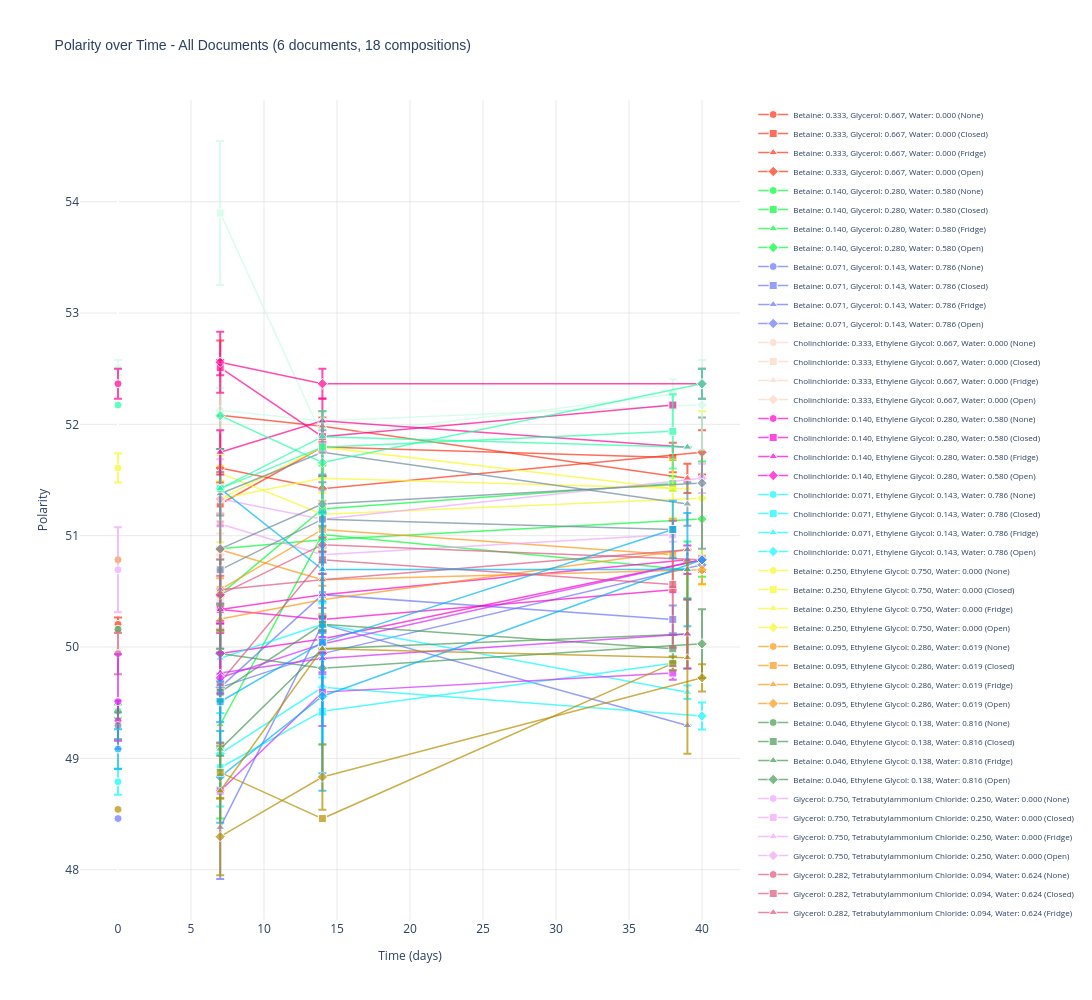

This figure's notebook cell:
### Markdown cell above
## Legende

- **Farben**: Jede Farbe repräsentiert eine eindeutige Komposition (Molar Fractions) über alle Dokumente
- **Marker**:
  - `o` (Kreis): None (keine Storage Condition)
  - `s` (Quadrat): Closed
  - `^` (Dreieck): Fridge
  - `D` (Diamant): Open

### Code cell
# Extract polarity data from all documents
data_by_composition = extract_property_data(
    documents, 
    property_id="polarity", 
    parameter_id="parameter_time",
    show_summary=False
)

data_by_composition
# Plot polarity over time
plotly_property_over_parameter(
    data_by_composition,
    parameter_label="Time (days)",
    property_label="Polarity",
    title="Polarity over Time",
    num_documents=len(documents)
)

### Figure 1 — Plotly figure (JSON) as saved in the notebook; plotly's stock layout.template omitted (floating-point values rounded to 4 significant figures)
{"data": [{"error_y": {"array": [0.06233], "type": "data", "visible": true}, "line": {"color": "#FD3216", "width": 1.5}, "marker": {"color": "#FD3216", "line": {"color": "white", "width": 1}, "size": 8, "symbol": "circle"}, "mode": "lines+markers", "name": "Betaine: 0.333, Glycerol: 0.667, Water: 0.000 (None)", "opacity": 0.7, "showlegend": true, "type": "scatter", "x": [0], "y": [50.2]}, {"error_y": {"array": [0.1951, 0.2654, 0.1322], "type": "data", "visible": true}, "line": {"color": "#FD3216", "width": 1.5}, "marker": {"color": "#FD3216", "line": {"color": "white", "width": 1}, "size": 8, "symbol": "square"}, "mode": "lines+markers", "name": "Betaine: 0.333, Glycerol: 0.667, Water: 0.000 (Closed)", "opacity": 0.7, "showlegend": true, "type": "scatter", "x": [7, 14, 38], "y": [51.28, 51.8, 51.7]}, {"error_y": {"array": [0.6708, 0.1337, 0.1313], "type": "data", "visible": true}, "line": {"color": "#FD3216", "width": 1.5}, "marker": {"color": "#FD3216", "line": {"color": "white", "width": 1}, "size": 8, "symbol": "triangle-up"}, "mode": "lines+markers", "name": "Betaine: 0.333, Glycerol: 0.667, Water: 0.000 (Fridge)", "opacity": 0.7, "showlegend": true, "type": "scatter", "x": [7, 14, 39], "y": [52.08, 51.98, 51.52]}, {"error_y": {"array": [0, 0, 0.1987], "type": "data", "visible": true}, "line": {"color": "#FD3216", "width": 1.5}, "marker": {"color": "#FD3216", "line": {"color": "white", "width": 1}, "size": 8, "symbol": "diamond"}, "mode": "lines+markers", "name": "Betaine: 0.333, Glycerol: 0.667, Water: 0.000 (Open)", "opacity": 0.7, "showlegend": true, "type": "scatter", "x": [7, 14, 40], "y": [51.61, 51.42, 51.75]}, {"error_y": {"array": [0.06041], "type": "data", "visible": true}, "line": {"color": "#00FE35", "width": 1.5}, "marker": {"color": "#00FE35", "line": {"color": "white", "width": 1}, "size": 8, "symbol": "circle"}, "mode": "lines+markers", "name": "Betaine: 0.140, Glycerol: 0.280, Water: 0.580 (None)", "opacity": 0.7, "showlegend": true, "type": "scatter", "x": [0], "y": [49.42]}, {"error_y": {"array": [0.315, 0.3896, 0.06552], "type": "data", "visible": true}, "line": {"color": "#00FE35", "width": 1.5}, "marker": {"color": "#00FE35", "line": {"color": "white", "width": 1}, "size": 8, "symbol": "square"}, "mode": "lines+markers", "name": "Betaine: 0.140, Glycerol: 0.280, Water: 0.580 (Closed)", "opacity": 0.7, "showlegend": true, "type": "scatter", "x": [7, 14, 38], "y": [50.47, 51.24, 51.47]}, {"error_y": {"array": [0.8415, 0.06435, 0.2542], "type": "data", "visible": true}, "line": {"color": "#00FE35", "width": 1.5}, "marker": {"color": "#00FE35", "line": {"color": "white", "width": 1}, "size": 8, "symbol": "triangle-up"}, "mode": "lines+markers", "name": "Betaine: 0.140, Glycerol: 0.280, Water: 0.580 (Fridge)", "opacity": 0.7, "showlegend": true, "type": "scatter", "x": [7, 14, 39], "y": [49.3, 51.01, 50.69]}, {"error_y": {"array": [0.8963, 0, 0.5176], "type": "data", "visible": true}, "line": {"color": "#00FE35", "width": 1.5}, "marker": {"color": "#00FE35", "line": {"color": "white", "width": 1}, "size": 8, "symbol": "diamond"}, "mode": "lines+markers", "name": "Betaine: 0.140, Glycerol: 0.280, Water: 0.580 (Open)", "opacity": 0.7, "showlegend": true, "type": "scatter", "x": [7, 14, 40], "y": [50.88, 50.96, 51.15]}, {"error_y": {"array": [0], "type": "data", "visible": true}, "line": {"color": "#6A76FC", "width": 1.5}, "marker": {"color": "#6A76FC", "line": {"color": "white", "width": 1}, "size": 8, "symbol": "circle"}, "mode": "lines+markers", "name": "Betaine: 0.071, Glycerol: 0.143, Water: 0.786 (None)", "opacity": 0.7, "showlegend": true, "type": "scatter", "x": [0], "y": [48.46]}, {"error_y": {"array": [0, 0.315, 0.1249], "type": "data", "visible": true}, "line": {"color": "#6A76FC", "width": 1.5}, "marker": {"color": "#6A76FC", "line": {"color": "white", "width": 1}, "size": 8, "symbol": "square"}, "mode": "lines+markers", "name": "Betaine: 0.071, Glycerol: 0.143, Water: 0.786 (Closed)", "opacity": 0.7, "showlegend": true, "type": "scatter", "x": [7, 14, 38], "y": [49.64, 50.47, 50.25]}, {"error_y": {"array": [0.4631, 0.06233, 0], "type": "data", "visible": true}, "line": {"color": "#6A76FC", "width": 1.5}, "marker": {"color": "#6A76FC", "line": {"color": "white", "width": 1}, "size": 8, "symbol": "triangle-up"}, "mode": "lines+markers", "name": "Betaine: 0.071, Glycerol: 0.143, Water: 0.786 (Fridge)", "opacity": 0.7, "showlegend": true, "type": "scatter", "x": [7, 14, 39], "y": [48.38, 50.2, 49.29]}, {"error_y": {"array": [0.1219, 0.185, 0.06367], "type": "data", "visible": true}, "line": {"color": "#6A76FC", "width": 1.5}, "marker": {"color": "#6A76FC", "line": {"color": "white", "width": 1}, "size": 8, "symbol": "diamond"}, "mode": "lines+markers", "name": "Betaine: 0.071, Glycerol: 0.143, Water: 0.786 (Open)", "opacity": 0.7, "showlegend": true, "type": "scatter", "x": [7, 14, 40], "y": [49.64, 49.94, 50.74]}, {"error_y": {"array": [0], "type": "data", "visible": true}, "line": {"color": "#FED4C4", "width": 1.5}, "marker": {"color": "#FED4C4", "line": {"color": "white", "width": 1}, "size": 8, "symbol": "circle"}, "mode": "lines+markers", "name": "Cholinchloride: 0.333, Ethylene Glycol: 0.667, Water: 0.000 (None)", "opacity": 0.7, "showlegend": true, "type": "scatter", "x": [0], "y": [50.16]}, {"error_y": {"array": [0.2515], "type": "data", "visible": true}, "line": {"color": "#FED4C4", "width": 1.5}, "marker": {"color": "#FED4C4", "line": {"color": "white", "width": 1}, "size": 8, "symbol": "square"}, "mode": "lines+markers", "name": "Cholinchloride: 0.333, Ethylene Glycol: 0.667, Water: 0.000 (Closed)", "opacity": 0.7, "showlegend": true, "type": "scatter", "x": [7], "y": [50.43]}, {"error_y": {"array": [0.1303], "type": "data", "visible": true}, "line": {"color": "#FED4C4", "width": 1.5}, "marker": {"color": "#FED4C4", "line": {"color": "white", "width": 1}, "size": 8, "symbol": "triangle-up"}, "mode": "lines+markers", "name": "Cholinchloride: 0.333, Ethylene Glycol: 0.667, Water: 0.000 (Fridge)", "opacity": 0.7, "showlegend": true, "type": "scatter", "x": [7], "y": [51.33]}, {"error_y": {"array": [0.1917], "type": "data", "visible": true}, "line": {"color": "#FED4C4", "width": 1.5}, "marker": {"color": "#FED4C4", "line": {"color": "white", "width": 1}, "size": 8, "symbol": "diamond"}, "mode": "lines+markers", "name": "Cholinchloride: 0.333, Ethylene Glycol: 0.667, Water: 0.000 (Open)", "opacity": 0.7, "showlegend": true, "type": "scatter", "x": [7], "y": [50.83]}, {"error_y": {"array": [0.1806], "type": "data", "visible": true}, "line": {"color": "#FE00CE", "width": 1.5}, "marker": {"color": "#FE00CE", "line": {"color": "white", "width": 1}, "size": 8, "symbol": "circle"}, "mode": "lines+markers", "name": "Cholinchloride: 0.140, Ethylene Glycol: 0.280, Water: 0.580 (None)", "opacity": 0.7, "showlegend": true, "type": "scatter", "x": [0], "y": [49.34]}, {"error_y": {"array": [0.1253, 0, 0], "type": "data", "visible": true}, "line": {"color": "#FE00CE", "width": 1.5}, "marker": {"color": "#FE00CE", "line": {"color": "white", "width": 1}, "size": 8, "symbol": "square"}, "mode": "lines+markers", "name": "Cholinchloride: 0.140, Ethylene Glycol: 0.280, Water: 0.580 (Closed)", "opacity": 0.7, "showlegend": true, "type": "scatter", "x": [7, 14, 38], "y": [50.34, 50.25, 50.51]}, {"error_y": {"array": [0.1253, 0.189, 0.1276], "type": "data", "visible": true}, "line": {"color": "#FE00CE", "width": 1.5}, "marker": {"color": "#FE00CE", "line": {"color": "white", "width": 1}, "size": 8, "symbol": "triangle-up"}, "mode": "lines+markers", "name": "Cholinchloride: 0.140, Ethylene Glycol: 0.280, Water: 0.580 (Fridge)", "opacity": 0.7, "showlegend": true, "type": "scatter", "x": [7, 14, 39], "y": [50.34, 50.47, 50.78]}, {"error_y": {"array": [0.185, 0.124, 0], "type": "data", "visible": true}, "line": {"color": "#FE00CE", "width": 1.5}, "marker": {"color": "#FE00CE", "line": {"color": "white", "width": 1}, "size": 8, "symbol": "diamond"}, "mode": "lines+markers", "name": "Cholinchloride: 0.140, Ethylene Glycol: 0.280, Water: 0.580 (Open)", "opacity": 0.7, "showlegend": true, "type": "scatter", "x": [7, 14, 40], "y": [49.94, 50.07, 50.78]}, {"error_y": {"array": [0.1177], "type": "data", "visible": true}, "line": {"color": "#0DF9FF", "width": 1.5}, "marker": {"color": "#0DF9FF", "line": {"color": "white", "width": 1}, "size": 8, "symbol": "circle"}, "mode": "lines+markers", "name": "Cholinchloride: 0.071, Ethylene Glycol: 0.143, Water: 0.786 (None)", "opacity": 0.7, "showlegend": true, "type": "scatter", "x": [0], "y": [48.79]}, {"error_y": {"array": [0.1775, 0.3021, 0.06147], "type": "data", "visible": true}, "line": {"color": "#0DF9FF", "width": 1.5}, "marker": {"color": "#0DF9FF", "line": {"color": "white", "width": 1}, "size": 8, "symbol": "square"}, "mode": "lines+markers", "name": "Cholinchloride: 0.071, Ethylene Glycol: 0.143, Water: 0.786 (Closed)", "opacity": 0.7, "showlegend": true, "type": "scatter", "x": [7, 14, 38], "y": [48.92, 49.42, 49.85]}, {"error_y": {"array": [0.4926, 0.187, 0.06083], "type": "data", "visible": true}, "line": {"color": "#0DF9FF", "width": 1.5}, "marker": {"color": "#0DF9FF", "line": {"color": "white", "width": 1}, "size": 8, "symbol": "triangle-up"}, "mode": "lines+markers", "name": "Cholinchloride: 0.071, Ethylene Glycol: 0.143, Water: 0.786 (Fridge)", "opacity": 0.7, "showlegend": true, "type": "scatter", "x": [7, 14, 39], "y": [49.9, 50.2, 49.59]}, {"error_y": {"array": [0.4759, 0.2437, 0.1206], "type": "data", "visible": true}, "line": {"color": "#0DF9FF", "width": 1.5}, "marker": {"color": "#0DF9FF", "line": {"color": "white", "width": 1}, "size": 8, "symbol": "diamond"}, "mode": "lines+markers", "name": "Cholinchloride: 0.071, Ethylene Glycol: 0.143, Water: 0.786 (Open)", "opacity": 0.7, "showlegend": true, "type": "scatter", "x": [7, 14, 40], "y": [49.04, 49.64, 49.38]}, {"error_y": {"array": [0.1317], "type": "data", "visible": true}, "line": {"color": "#F6F926", "width": 1.5}, "marker": {"color": "#F6F926", "line": {"color": "white", "width": 1}, "size": 8, "symbol": "circle"}, "mode": "lines+markers", "name": "Betaine: 0.250, Ethylene Glycol: 0.750, Water: 0.000 (None)", "opacity": 0.7, "showlegend": true, "type": "scatter", "x": [0], "y": [51.61]}, {"error_y": {"array": [0.1303, 0, 0.2616], "type": "data", "visible": true}, "line": {"color": "#F6F926", "width": 1.5}, "marker": {"color": "#F6F926", "line": {"color": "white", "width": 1}, "size": 8, "symbol": "square"}, "mode": "lines+markers", "name": "Betaine: 0.250, Ethylene Glycol: 0.750, Water: 0.000 (Closed)", "opacity": 0.7, "showlegend": true, "type": "scatter", "x": [7, 14, 38], "y": [51.33, 51.8, 51.42]}, {"error_y": {"array": [0.391, 0.1313, 0], "type": "data", "visible": true}, "line": {"color": "#F6F926", "width": 1.5}, "marker": {"color": "#F6F926", "line": {"color": "white", "width": 1}, "size": 8, "symbol": "triangle-up"}, "mode": "lines+markers", "name": "Betaine: 0.250, Ethylene Glycol: 0.750, Water: 0.000 (Fridge)", "opacity": 0.7, "showlegend": true, "type": "scatter", "x": [7, 14, 39], "y": [51.33, 51.52, 51.42]}, {"error_y": {"array": [0.06575, 0.3241, 0.7821], "type": "data", "visible": true}, "line": {"color": "#F6F926", "width": 1.5}, "marker": {"color": "#F6F926", "line": {"color": "white", "width": 1}, "size": 8, "symbol": "diamond"}, "mode": "lines+markers", "name": "Betaine: 0.250, Ethylene Glycol: 0.750, Water: 0.000 (Open)", "opacity": 0.7, "showlegend": true, "type": "scatter", "x": [7, 14, 40], "y": [51.56, 51.19, 51.34]}, {"error_y": {"array": [0], "type": "data", "visible": true}, "line": {"color": "#FF9616", "width": 1.5}, "marker": {"color": "#FF9616", "line": {"color": "white", "width": 1}, "size": 8, "symbol": "circle"}, "mode": "lines+markers", "name": "Betaine: 0.095, Ethylene Glycol: 0.286, Water: 0.619 (None)", "opacity": 0.7, "showlegend": true, "type": "scatter", "x": [0], "y": [50.78]}, {"error_y": {"array": [0.3787, 0.2579, 0.3195], "type": "data", "visible": true}, "line": {"color": "#FF9616", "width": 1.5}, "marker": {"color": "#FF9616", "line": {"color": "white", "width": 1}, "size": 8, "symbol": "square"}, "mode": "lines+markers", "name": "Betaine: 0.095, Ethylene Glycol: 0.286, Water: 0.619 (Closed)", "opacity": 0.7, "showlegend": true, "type": "scatter", "x": [7, 14, 38], "y": [50.52, 51.06, 50.83]}, {"error_y": {"array": [0.6245, 0.1258, 0], "type": "data", "visible": true}, "line": {"color": "#FF9616", "width": 1.5}, "marker": {"color": "#FF9616", "line": {"color": "white", "width": 1}, "size": 8, "symbol": "triangle-up"}, "mode": "lines+markers", "name": "Betaine: 0.095, Ethylene Glycol: 0.286, Water: 0.619 (Fridge)", "opacity": 0.7, "showlegend": true, "type": "scatter", "x": [7, 14, 39], "y": [50.25, 50.43, 50.87]}, {"error_y": {"array": [0.256, 0.38, 0.1271], "type": "data", "visible": true}, "line": {"color": "#FF9616", "width": 1.5}, "marker": {"color": "#FF9616", "line": {"color": "white", "width": 1}, "size": 8, "symbol": "diamond"}, "mode": "lines+markers", "name": "Betaine: 0.095, Ethylene Glycol: 0.286, Water: 0.619 (Open)", "opacity": 0.7, "showlegend": true, "type": "scatter", "x": [7, 14, 40], "y": [50.87, 50.6, 50.69]}, {"error_y": {"array": [0], "type": "data", "visible": true}, "line": {"color": "#479B55", "width": 1.5}, "marker": {"color": "#479B55", "line": {"color": "white", "width": 1}, "size": 8, "symbol": "circle"}, "mode": "lines+markers", "name": "Betaine: 0.046, Ethylene Glycol: 0.138, Water: 0.816 (None)", "opacity": 0.7, "showlegend": true, "type": "scatter", "x": [0], "y": [50.16]}, {"error_y": {"array": [0.06083, 0.06233, 0.1236], "type": "data", "visible": true}, "line": {"color": "#479B55", "width": 1.5}, "marker": {"color": "#479B55", "line": {"color": "white", "width": 1}, "size": 8, "symbol": "square"}, "mode": "lines+markers", "name": "Betaine: 0.046, Ethylene Glycol: 0.138, Water: 0.816 (Closed)", "opacity": 0.7, "showlegend": true, "type": "scatter", "x": [7, 14, 38], "y": [49.59, 50.2, 49.98]}, {"error_y": {"array": [0.05958, 0, 0.3106], "type": "data", "visible": true}, "line": {"color": "#479B55", "width": 1.5}, "marker": {"color": "#479B55", "line": {"color": "white", "width": 1}, "size": 8, "symbol": "triangle-up"}, "mode": "lines+markers", "name": "Betaine: 0.046, Ethylene Glycol: 0.138, Water: 0.816 (Fridge)", "opacity": 0.7, "showlegend": true, "type": "scatter", "x": [7, 14, 39], "y": [49.08, 49.98, 50.12]}, {"error_y": {"array": [0.4318, 0, 0.3095], "type": "data", "visible": true}, "line": {"color": "#479B55", "width": 1.5}, "marker": {"color": "#479B55", "line": {"color": "white", "width": 1}, "size": 8, "symbol": "diamond"}, "mode": "lines+markers", "name": "Betaine: 0.046, Ethylene Glycol: 0.138, Water: 0.816 (Open)", "opacity": 0.7, "showlegend": true, "type": "scatter", "x": [7, 14, 40], "y": [49.94, 49.81, 50.03]}, {"error_y": {"array": [0.3813], "type": "data", "visible": true}, "line": {"color": "#EEA6FB", "width": 1.5}, "marker": {"color": "#EEA6FB", "line": {"color": "white", "width": 1}, "size": 8, "symbol": "circle"}, "mode": "lines+markers", "name": "Glycerol: 0.750, Tetrabutylammonium Chloride: 0.250, Water: 0.000 (None)", "opacity": 0.7, "showlegend": true, "type": "scatter", "x": [0], "y": [50.69]}, {"error_y": {"array": [0.5813, 0.06389, 0.06435], "type": "data", "visible": true}, "line": {"color": "#EEA6FB", "width": 1.5}, "marker": {"color": "#EEA6FB", "line": {"color": "white", "width": 1}, "size": 8, "symbol": "square"}, "mode": "lines+markers", "name": "Glycerol: 0.750, Tetrabutylammonium Chloride: 0.250, Water: 0.000 (Closed)", "opacity": 0.7, "showlegend": true, "type": "scatter", "x": [7, 14, 38], "y": [51.1, 50.83, 51.01]}, {"error_y": {"array": [0], "type": "data", "visible": true}, "line": {"color": "#EEA6FB", "width": 1.5}, "marker": {"color": "#EEA6FB", "line": {"color": "white", "width": 1}, "size": 8, "symbol": "triangle-up"}, "mode": "lines+markers", "name": "Glycerol: 0.750, Tetrabutylammonium Chloride: 0.250, Water: 0.000 (Fridge)", "opacity": 0.7, "showlegend": true, "type": "scatter", "x": [7], "y": [50.69]}, {"error_y": {"array": [0.1303, 0.2588, 0.1313], "type": "data", "visible": true}, "line": {"color": "#EEA6FB", "width": 1.5}, "marker": {"color": "#EEA6FB", "line": {"color": "white", "width": 1}, "size": 8, "symbol": "diamond"}, "mode": "lines+markers", "name": "Glycerol: 0.750, Tetrabutylammonium Chloride: 0.250, Water: 0.000 (Open)", "opacity": 0.7, "showlegend": true, "type": "scatter", "x": [7, 14, 40], "y": [51.33, 51.15, 51.52]}, {"error_y": {"array": [0.185], "type": "data", "visible": true}, "line": {"color": "#DC587D", "width": 1.5}, "marker": {"color": "#DC587D", "line": {"color": "white", "width": 1}, "size": 8, "symbol": "circle"}, "mode": "lines+markers", "name": "Glycerol: 0.282, Tetrabutylammonium Chloride: 0.094, Water: 0.624 (None)", "opacity": 0.7, "showlegend": true, "type": "scatter", "x": [0], "y": [49.94]}, {"error_y": {"array": [0.5494, 0.1276, 0.569], "type": "data", "visible": true}, "line": {"color": "#DC587D", "width": 1.5}, "marker": {"color": "#DC587D", "line": {"color": "white", "width": 1}, "size": 8, "symbol": "square"}, "mode": "lines+markers", "name": "Glycerol: 0.282, Tetrabutylammonium Chloride: 0.094, Water: 0.624 (Closed)", "opacity": 0.7, "showlegend": true, "type": "scatter", "x": [7, 14, 38], "y": [49.68, 50.78, 50.56]}, {"error_y": {"array": [0.1262, 0.2533, 0], "type": "data", "visible": true}, "line": {"color": "#DC587D", "width": 1.5}, "marker": {"color": "#DC587D", "line": {"color": "white", "width": 1}, "size": 8, "symbol": "triangle-up"}, "mode": "lines+markers", "name": "Glycerol: 0.282, Tetrabutylammonium Chloride: 0.094, Water: 0.624 (Fridge)", "opacity": 0.7, "showlegend": true, "type": "scatter", "x": [7, 14, 39], "y": [50.51, 50.6, 50.87]}, {"error_y": {"array": [0.315, 0.06412, 0], "type": "data", "visible": true}, "line": {"color": "#DC587D", "width": 1.5}, "marker": {"color": "#DC587D", "line": {"color": "white", "width": 1}, "size": 8, "symbol": "diamond"}, "mode": "lines+markers", "name": "Glycerol: 0.282, Tetrabutylammonium Chloride: 0.094, Water: 0.624 (Open)", "opacity": 0.7, "showlegend": true, "type": "scatter", "x": [7, 14, 40], "y": [50.47, 50.92, 50.78]}, {"error_y": {"array": [0.4244], "type": "data", "visible": true}, "line": {"color": "#D626FF", "width": 1.5}, "marker": {"color": "#D626FF", "line": {"color": "white", "width": 1}, "size": 8, "symbol": "circle"}, "mode": "lines+markers", "name": "Glycerol: 0.135, Tetrabutylammonium Chloride: 0.045, Water: 0.820 (None)", "opacity": 0.7, "showlegend": true, "type": "scatter", "x": [0], "y": [49.51]}, {"error_y": {"array": [0, 0.3042, 0.06125], "type": "data", "visible": true}, "line": {"color": "#D626FF", "width": 1.5}, "marker": {"color": "#D626FF", "line": {"color": "white", "width": 1}, "size": 8, "symbol": "square"}, "mode": "lines+markers", "name": "Glycerol: 0.135, Tetrabutylammonium Chloride: 0.045, Water: 0.820 (Closed)", "opacity": 0.7, "showlegend": true, "type": "scatter", "x": [7, 14, 38], "y": [48.71, 49.6, 49.77]}, {"error_y": {"array": [0.1838, 0.1232, 0.3106], "type": "data", "visible": true}, "line": {"color": "#D626FF", "width": 1.5}, "marker": {"color": "#D626FF", "line": {"color": "white", "width": 1}, "size": 8, "symbol": "triangle-up"}, "mode": "lines+markers", "name": "Glycerol: 0.135, Tetrabutylammonium Chloride: 0.045, Water: 0.820 (Fridge)", "opacity": 0.7, "showlegend": true, "type": "scatter", "x": [7, 14, 39], "y": [49.77, 49.9, 50.12]}, {"error_y": {"array": [0, 0.0619, 0], "type": "data", "visible": true}, "line": {"color": "#D626FF", "width": 1.5}, "marker": {"color": "#D626FF", "line": {"color": "white", "width": 1}, "size": 8, "symbol": "diamond"}, "mode": "lines+markers", "name": "Glycerol: 0.135, Tetrabutylammonium Chloride: 0.045, Water: 0.820 (Open)", "opacity": 0.7, "showlegend": true, "type": "scatter", "x": [7, 14, 40], "y": [49.72, 50.03, 50.78]}, {"error_y": {"array": [0.1202], "type": "data", "visible": true}, "line": {"color": "#6E899C", "width": 1.5}, "marker": {"color": "#6E899C", "line": {"color": "white", "width": 1}, "size": 8, "symbol": "circle"}, "mode": "lines+markers", "name": "Cholinchloride: 0.333, Glycerol: 0.667, Water: 0.000 (None)", "opacity": 0.7, "showlegend": true, "type": "scatter", "x": [0], "y": [49.29]}, {"error_y": {"array": [0, 0.3882, 0], "type": "data", "visible": true}, "line": {"color": "#6E899C", "width": 1.5}, "marker": {"color": "#6E899C", "line": {"color": "white", "width": 1}, "size": 8, "symbol": "square"}, "mode": "lines+markers", "name": "Cholinchloride: 0.333, Glycerol: 0.667, Water: 0.000 (Closed)", "opacity": 0.7, "showlegend": true, "type": "scatter", "x": [7, 14, 38], "y": [50.69, 51.15, 51.06]}, {"error_y": {"array": [0.1958, 0.1987, 0.1951], "type": "data", "visible": true}, "line": {"color": "#6E899C", "width": 1.5}, "marker": {"color": "#6E899C", "line": {"color": "white", "width": 1}, "size": 8, "symbol": "triangle-up"}, "mode": "lines+markers", "name": "Cholinchloride: 0.333, Glycerol: 0.667, Water: 0.000 (Fridge)", "opacity": 0.7, "showlegend": true, "type": "scatter", "x": [7, 14, 39], "y": [51.38, 51.75, 51.28]}, {"error_y": {"array": [0.8963, 0.1951, 0.5897], "type": "data", "visible": true}, "line": {"color": "#6E899C", "width": 1.5}, "marker": {"color": "#6E899C", "line": {"color": "white", "width": 1}, "size": 8, "symbol": "diamond"}, "mode": "lines+markers", "name": "Cholinchloride: 0.333, Glycerol: 0.667, Water: 0.000 (Open)", "opacity": 0.7, "showlegend": true, "type": "scatter", "x": [7, 14, 40], "y": [50.88, 51.28, 51.47]}, {"error_y": {"array": [0.1787], "type": "data", "visible": true}, "line": {"color": "#00B5F7", "width": 1.5}, "marker": {"color": "#00B5F7", "line": {"color": "white", "width": 1}, "size": 8, "symbol": "circle"}, "mode": "lines+markers", "name": "Cholinchloride: 0.134, Glycerol: 0.268, Water: 0.598 (None)", "opacity": 0.7, "showlegend": true, "type": "scatter", "x": [0], "y": [49.08]}, {"error_y": {"array": [0.1819, 1.176, 0.2579], "type": "data", "visible": true}, "line": {"color": "#00B5F7", "width": 1.5}, "marker": {"color": "#00B5F7", "line": {"color": "white", "width": 1}, "size": 8, "symbol": "square"}, "mode": "lines+markers", "name": "Cholinchloride: 0.134, Glycerol: 0.268, Water: 0.598 (Closed)", "opacity": 0.7, "showlegend": true, "type": "scatter", "x": [7, 14, 38], "y": [49.51, 50.04, 51.06]}, {"error_y": {"array": [0, 0.5085, 0.5085], "type": "data", "visible": true}, "line": {"color": "#00B5F7", "width": 1.5}, "marker": {"color": "#00B5F7", "line": {"color": "white", "width": 1}, "size": 8, "symbol": "triangle-up"}, "mode": "lines+markers", "name": "Cholinchloride: 0.134, Glycerol: 0.268, Water: 0.598 (Fridge)", "opacity": 0.7, "showlegend": true, "type": "scatter", "x": [7, 14, 39], "y": [51.42, 50.7, 50.7]}, {"error_y": {"array": [0.4128, 0.8503, 0], "type": "data", "visible": true}, "line": {"color": "#00B5F7", "width": 1.5}, "marker": {"color": "#00B5F7", "line": {"color": "white", "width": 1}, "size": 8, "symbol": "diamond"}, "mode": "lines+markers", "name": "Cholinchloride: 0.134, Glycerol: 0.268, Water: 0.598 (Open)", "opacity": 0.7, "showlegend": true, "type": "scatter", "x": [7, 14, 40], "y": [48.83, 49.56, 50.78]}, {"error_y": {"array": [0], "type": "data", "visible": true}, "line": {"color": "#B68E00", "width": 1.5}, "marker": {"color": "#B68E00", "line": {"color": "white", "width": 1}, "size": 8, "symbol": "circle"}, "mode": "lines+markers", "name": "Cholinchloride: 0.067, Glycerol: 0.133, Water: 0.800 (None)", "opacity": 0.7, "showlegend": true, "type": "scatter", "x": [0], "y": [48.54]}, {"error_y": {"array": [0.2363, 0, 0.06147], "type": "data", "visible": true}, "line": {"color": "#B68E00", "width": 1.5}, "marker": {"color": "#B68E00", "line": {"color": "white", "width": 1}, "size": 8, "symbol": "square"}, "mode": "lines+markers", "name": "Cholinchloride: 0.067, Glycerol: 0.133, Water: 0.800 (Closed)", "opacity": 0.7, "showlegend": true, "type": "scatter", "x": [7, 14, 38], "y": [48.87, 48.46, 49.85]}, {"error_y": {"array": [0, 0, 0.8622], "type": "data", "visible": true}, "line": {"color": "#B68E00", "width": 1.5}, "marker": {"color": "#B68E00", "line": {"color": "white", "width": 1}, "size": 8, "symbol": "triangle-up"}, "mode": "lines+markers", "name": "Cholinchloride: 0.067, Glycerol: 0.133, Water: 0.800 (Fridge)", "opacity": 0.7, "showlegend": true, "type": "scatter", "x": [7, 14, 39], "y": [48.71, 49.98, 49.9]}, {"error_y": {"array": [0.3461, 0.2949, 0.1223], "type": "data", "visible": true}, "line": {"color": "#B68E00", "width": 1.5}, "marker": {"color": "#B68E00", "line": {"color": "white", "width": 1}, "size": 8, "symbol": "diamond"}, "mode": "lines+markers", "name": "Cholinchloride: 0.067, Glycerol: 0.133, Water: 0.800 (Open)", "opacity": 0.7, "showlegend": true, "type": "scatter", "x": [7, 14, 40], "y": [48.3, 48.83, 49.72]}, {"error_y": {"array": [0.06819], "type": "data", "visible": true}, "line": {"color": "#C9FBE5", "width": 1.5}, "marker": {"color": "#C9FBE5", "line": {"color": "white", "width": 1}, "size": 8, "symbol": "circle"}, "mode": "lines+markers", "name": "Lidocaine: 0.500, Oxalic Acid: 0.500, Water: 0.000 (None)", "opacity": 0.7, "showlegend": true, "type": "scatter", "x": [0], "y": [52.51]}, {"error_y": {"array": [0.6466, 0.1332, 0.1351], "type": "data", "visible": true}, "line": {"color": "#C9FBE5", "width": 1.5}, "marker": {"color": "#C9FBE5", "line": {"color": "white", "width": 1}, "size": 8, "symbol": "square"}, "mode": "lines+markers", "name": "Lidocaine: 0.500, Oxalic Acid: 0.500, Water: 0.000 (Closed)", "opacity": 0.7, "showlegend": true, "type": "scatter", "x": [7, 14, 38], "y": [53.9, 51.89, 52.27]}, {"error_y": {"array": [0.1361], "type": "data", "visible": true}, "line": {"color": "#C9FBE5", "width": 1.5}, "marker": {"color": "#C9FBE5", "line": {"color": "white", "width": 1}, "size": 8, "symbol": "triangle-up"}, "mode": "lines+markers", "name": "Lidocaine: 0.500, Oxalic Acid: 0.500, Water: 0.000 (Fridge)", "opacity": 0.7, "showlegend": true, "type": "scatter", "x": [7], "y": [52.46]}, {"error_y": {"array": [0.2016, 0.06695, 0.4039], "type": "data", "visible": true}, "line": {"color": "#C9FBE5", "width": 1.5}, "marker": {"color": "#C9FBE5", "line": {"color": "white", "width": 1}, "size": 8, "symbol": "diamond"}, "mode": "lines+markers", "name": "Lidocaine: 0.500, Oxalic Acid: 0.500, Water: 0.000 (Open)", "opacity": 0.7, "showlegend": true, "type": "scatter", "x": [7, 14, 40], "y": [52.13, 52.03, 52.17]}, {"error_y": {"array": [0.1356], "type": "data", "visible": true}, "line": {"color": "#FF0092", "width": 1.5}, "marker": {"color": "#FF0092", "line": {"color": "white", "width": 1}, "size": 8, "symbol": "circle"}, "mode": "lines+markers", "name": "Lidocaine: 0.214, Oxalic Acid: 0.214, Water: 0.572 (None)", "opacity": 0.7, "showlegend": true, "type": "scatter", "x": [0], "y": [52.36]}, {"error_y": {"array": [0.06819, 0.1332, 0], "type": "data", "visible": true}, "line": {"color": "#FF0092", "width": 1.5}, "marker": {"color": "#FF0092", "line": {"color": "white", "width": 1}, "size": 8, "symbol": "square"}, "mode": "lines+markers", "name": "Lidocaine: 0.214, Oxalic Acid: 0.214, Water: 0.572 (Closed)", "opacity": 0.7, "showlegend": true, "type": "scatter", "x": [7, 14, 38], "y": [52.51, 51.89, 52.17]}, {"error_y": {"array": [0.1987, 0.2009, 0], "type": "data", "visible": true}, "line": {"color": "#FF0092", "width": 1.5}, "marker": {"color": "#FF0092", "line": {"color": "white", "width": 1}, "size": 8, "symbol": "triangle-up"}, "mode": "lines+markers", "name": "Lidocaine: 0.214, Oxalic Acid: 0.214, Water: 0.572 (Fridge)", "opacity": 0.7, "showlegend": true, "type": "scatter", "x": [7, 14, 39], "y": [51.75, 52.03, 51.8]}, {"error_y": {"array": [0.2733, 0.1356, 0.1356], "type": "data", "visible": true}, "line": {"color": "#FF0092", "width": 1.5}, "marker": {"color": "#FF0092", "line": {"color": "white", "width": 1}, "size": 8, "symbol": "diamond"}, "mode": "lines+markers", "name": "Lidocaine: 0.214, Oxalic Acid: 0.214, Water: 0.572 (Open)", "opacity": 0.7, "showlegend": true, "type": "scatter", "x": [7, 14, 40], "y": [52.56, 52.36, 52.36]}, {"error_y": {"array": [0], "type": "data", "visible": true}, "line": {"color": "#22FFA7", "width": 1.5}, "marker": {"color": "#22FFA7", "line": {"color": "white", "width": 1}, "size": 8, "symbol": "circle"}, "mode": "lines+markers", "name": "Lidocaine: 0.143, Oxalic Acid: 0.143, Water: 0.714 (None)", "opacity": 0.7, "showlegend": true, "type": "scatter", "x": [0], "y": [52.17]}, {"error_y": {"array": [0, 0, 0.3336], "type": "data", "visible": true}, "line": {"color": "#22FFA7", "width": 1.5}, "marker": {"color": "#22FFA7", "line": {"color": "white", "width": 1}, "size": 8, "symbol": "square"}, "mode": "lines+markers", "name": "Lidocaine: 0.143, Oxalic Acid: 0.143, Water: 0.714 (Closed)", "opacity": 0.7, "showlegend": true, "type": "scatter", "x": [7, 14, 38], "y": [51.42, 51.8, 51.94]}, {"error_y": {"array": [0, 0, 0], "type": "data", "visible": true}, "line": {"color": "#22FFA7", "width": 1.5}, "marker": {"color": "#22FFA7", "line": {"color": "white", "width": 1}, "size": 8, "symbol": "triangle-up"}, "mode": "lines+markers", "name": "Lidocaine: 0.143, Oxalic Acid: 0.143, Water: 0.714 (Fridge)", "opacity": 0.7, "showlegend": true, "type": "scatter", "x": [7, 14, 39], "y": [51.42, 51.89, 51.8]}, {"error_y": {"array": [0, 0.462, 0.1356], "type": "data", "visible": true}, "line": {"color": "#22FFA7", "width": 1.5}, "marker": {"color": "#22FFA7", "line": {"color": "white", "width": 1}, "size": 8, "symbol": "diamond"}, "mode": "lines+markers", "name": "Lidocaine: 0.143, Oxalic Acid: 0.143, Water: 0.714 (Open)", "opacity": 0.7, "showlegend": true, "type": "scatter", "x": [7, 14, 40], "y": [52.08, 51.66, 52.36]}], "layout": {"height": 1000, "hovermode": "closest", "legend": {"font": {"size": 8}, "x": 1.02, "xanchor": "left", "y": 1, "yanchor": "top"}, "plot_bgcolor": "white", "title": {"font": {"family": "Arial, sans-serif", "size": 14}, "text": "Polarity over Time - All Documents (6 documents, 18 compositions)"}, "width": 1400, "xaxis": {"gridcolor": "lightgray", "gridwidth": 0.5, "range": [-1, null], "title": {"font": {"size": 12}, "text": "Time (days)"}}, "yaxis": {"gridcolor": "lightgray", "gridwidth": 0.5, "title": {"font": {"size": 12}, "text": "Polarity"}}}}
